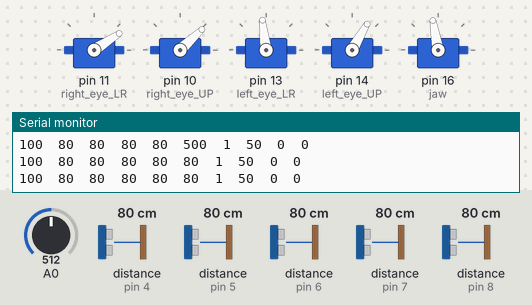
Recording of a sketch running on a simulated Arduino Leonardo, built with avr-gcc and run on an emulated ATmega32U4. Shown: 5 × servo, the last lines printed to the serial monitor. The inputs (shaded band) are chosen by the test bench; at power-on: distance to the obstacle (sensors on pin 4, pin 5, pin 8, pin 7, pin 6) 80 cm, A0 = 512. The echo pulse lasts 58.3 µs per cm; random numbers use the default seed unless the sketch sets one.

Above: at 1.17 s.
1.4 s: distance to the obstacle (sensor on pin 4) set to 86 cm
At 4.7 s:
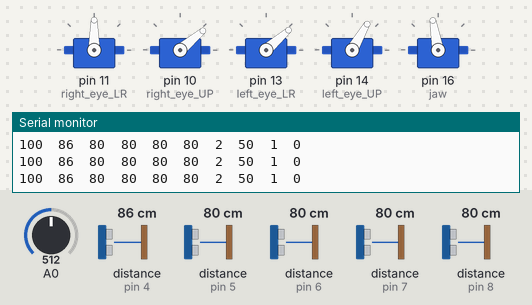
4.9 s: distance to the obstacle (sensor on pin 5) set to 86 cm
At 6.5 s:
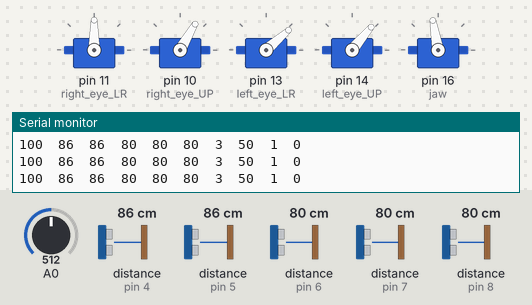
8.4 s: distance to the obstacle (sensor on pin 8) set to 77 cm
At 10.7 s:
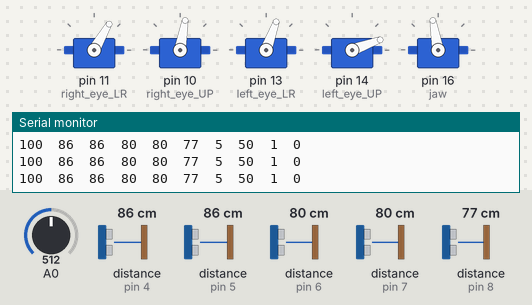
11.9 s: distance to the obstacle (sensor on pin 7) set to 2 cm
At 14.5 s:
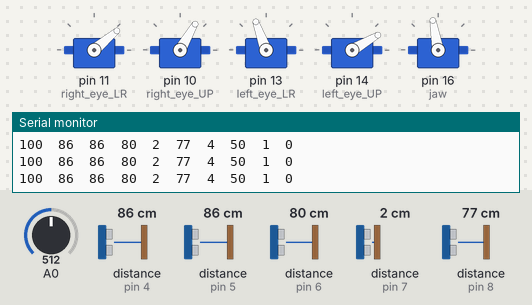
15.4 s: distance to the obstacle (sensor on pin 6) set to 2 cm
At 16.74 s:
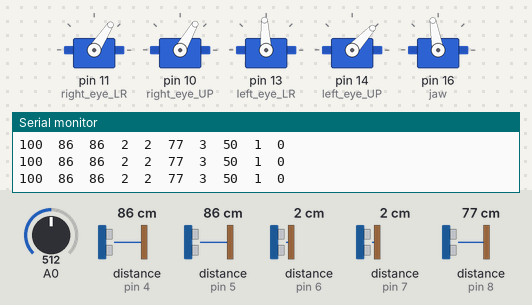
18.9 s: distance to the obstacle (sensor on pin 4) set to 2 cm
Timing chart, 0 to 41.1 s (numbered marks = the images above; inputs shaded):
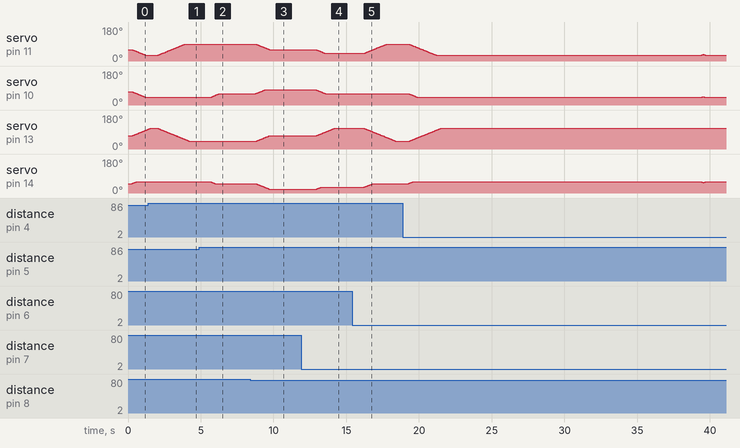

Measured:
- the behaviour switches between 80 and 81 cm on distance to the obstacle (sensor on pin 4) (found by bisection; images 0 and 1)
- the behaviour switches between 80 and 81 cm on distance to the obstacle (sensor on pin 5) (found by bisection; images 1 and 2)
- the behaviour switches between 80 and 79 cm on distance to the obstacle (sensor on pin 8) (found by bisection; images 2 and 3)
- after the input at 1.4 s, servo on pin 11 (right_eye_LR): moves from 30° to 90° over 1.9 s, starting after 0.63 s
- after the input at 4.9 s, servo on pin 10 (right_eye_UP): moves from 40° to 60° over 0.58 s, starting after 0.77 s; servo on pin 14 (left_eye_UP): moves from 60° to 50° over 0.30 s, starting after 0.77 s
- after the input at 8.4 s, servo on pin 11 (right_eye_LR): moves from 90° to 60° over 0.94 s, starting after 0.38 s; servo on pin 10 (right_eye_UP): moves from 60° to 80° over 0.62 s, starting after 0.38 s
- after the input at 11.9 s, servo on pin 11 (right_eye_LR): moves from 60° to 40° over 0.62 s, starting after 1.0 s; servo on pin 10 (right_eye_UP): moves from 80° to 60° over 0.62 s, starting after 1.0 s
- after the input at 15.4 s, servo on pin 11 (right_eye_LR): moves from 40° to 90° over 1.6 s, starting after 0.81 s; servo on pin 14 (left_eye_UP): moves from 30° to 50° over 0.62 s, starting after 0.81 s

The sketch:

gaia_sensor_withoutLID.ino
```cpp
//#include <Servo.h>
#include <VarSpeedServo.h>
// https://github.com/netlabtoolkit/VarSpeedServo

#include <NewPing.h>
// http://playground.arduino.cc/Code/NewPing
//Methods
//sonar.ping(); - Send a ping, returns the echo time in microseconds or 0 (zero) if no ping echo within set distance limit
//sonar.ping_in(); - Send a ping, returns the distance in inches or 0 (zero) if no ping echo within set distance limit
//sonar.ping_cm(); - Send a ping, returns the distance in centimeters or 0 (zero) if no ping echo within set distance limit
//sonar.ping_median(iterations); - Do multiple pings (default=5), discard out of range pings and return median in microseconds
//sonar.convert_in(echoTime); - Converts microseconds to distance in inches = (microseconds / 74 / 2)
//sonar.convert_cm(echoTime); - Converts microseconds to distance in centimeters = (microseconds / 29 / 2)
//sonar.ping_timer(function); - Send a ping and call function to test if ping is complete.
//sonar.check_timer(); - Check if ping has returned within the set distance limit.
//timer_us(frequency, function); - Call function every frequency microseconds.
//timer_ms(frequency, function); - Call function every frequency milliseconds.
//timer_stop(); - Stop the timer.

#include <MedianFilter.h>
// https://github.com/daPhoosa/MedianFilter
//Minimum window size is 3
//Maximum window size is 255
//Only accepts arduino data type INT
//Input Data: filterObject.in(newValue); (this will return the median value after the new sample has been processed)
//Read Current Value: filterObject.out(); (this allows for reading the current median value without submitting a new sample)

MedianFilter test(5, 0);

#define SONAR_NUM     5 // 초음파 센서 개수
#define MAX_DISTANCE 500 // 최대 거리 (대기 시간)

int THRESHOLD = 40; // 초음파 센서 인식 거리

unsigned int cm[SONAR_NUM];         // 초음파 센서 결과 값 (거리)
int POT;
int  detected_num = 0; // 현재 가장 가까이 인식된 초음파 센서 번호
int detected_num_old = 0;
int  detected_value = 100;
int detected_level = 0;

unsigned long prev_time = 0;
unsigned long prev_time2 = 0;
unsigned long prev_time3 = 0;
unsigned long prev_time4 = 0;
unsigned long current_time = 0;

NewPing sonar1(4, 4, MAX_DISTANCE); // 초음파 센서 오른쪽 아래
NewPing sonar2(5, 5, MAX_DISTANCE); // 초음파 센서 왼쪽 아래
NewPing sonar3(6, 6, MAX_DISTANCE); // 초음파 센서 왼쪽 위
NewPing sonar4(7, 7, MAX_DISTANCE); // 초음파 센서 오른쪽 위
NewPing sonar5(8, 8, MAX_DISTANCE); // 초음파 센서 가운데 위

VarSpeedServo  right_eye_LID, right_eye_LR, right_eye_UP;
VarSpeedServo  left_eye_LID, left_eye_LR, left_eye_UP, jaw;

int val;

float target_R_LR, target_R_UP, target_L_LR, target_L_UP;
float current_R_LR, current_R_UP, current_L_LR, current_L_UP;
float step_R_LR, step_R_UP, step_L_LR, step_L_UP;
int stepped = 0;
int relax  = 0;

// 센서 위치 1(오른쪽/아래) 2(왼쪽/아래) 3(왼쪽/옆) 4(오른쪽/옆) 5(중간/위쪽)
// target_R_LR,
// target_R_UP,
// target_L_LR,
// target_L_UP

//int pos[20] = {
//  30, 90, 90, 40, 60,
//  25, 25, 60, 60, 80,
//  110, 40, 40, 110, 70,
//  70, 80, 50, 30, 20
//};

int pos[20] = {
  30, 90, 90, 40, 60,
  40, 40, 60, 60, 80,
  110, 40, 40, 110, 70,
  60, 60, 50, 30, 20
};


void setup() {
  Serial.begin(9600);
  Serial1.begin(9600); // arduino mega p19 (RX) p18 (TX) for Bluetooth

  prev_time = millis();
  prev_time2 = millis();
  prev_time3 = millis();
  prev_time4 = millis();

 // right_eye_LID.attach(9);  // 오.눈꺼풀 열기 25 감기 57
  right_eye_LR.attach(11);  // 오.눈알 오 40 가운데 60 왼 90
  right_eye_UP.attach(10);  // 오.눈알 위 100 가운데 60 아래 25
//  left_eye_LID.attach(12);  // 왼.눈꺼풀 열기 115 감기 75
  left_eye_LR.attach(13);  // 왼.눈알 오 40 가운데 70 왼 100
  left_eye_UP.attach(14);  // 왼.눈알 위 20 가운데 50 아래 80
  jaw.attach(16);  // 턱 닫기 90 열기 120

//  right_eye_LID.write(27);
//  left_eye_LID.write(115);

  right_eye_LR.write(60);
  right_eye_UP.write(70);
  left_eye_LR.write(70);
  left_eye_UP.write(50);
  jaw.write(100);

  stepped = 0;
  delay(100);
  //  right_eye_LR.detach();
  //  right_eye_UP.detach();
  //  left_eye_LR.detach();
  //  left_eye_UP.detach();
}

void loop() {
  test.in(map(analogRead(0), 0, 1023, 0, 200));
  THRESHOLD = test.out();

  for (int i = 0; i < SONAR_NUM; i++) {
    // 초음파 센서 읽기
    //    if (i == 0)
    //      cm[0] = sonar1.ping_cm();
    //    else if (i == 1)
    //      cm[1] = sonar2.ping_cm();
    //    else if (i == 2)
    //      cm[2] = sonar3.ping_cm();
    //    else if (i == 3)
    //      cm[3] = sonar4.ping_cm();
    //    else if (i == 4)
    //      cm[4] = sonar5.ping_cm();

#define ITERATION 5
    if (i == 0)
      cm[0] = sonar1.ping_median(ITERATION) / 58;
    else if (i == 1)
      cm[1] = sonar2.ping_median(ITERATION) / 58;
    else if (i == 2)
      cm[2] = sonar3.ping_median(ITERATION) / 58;
    else if (i == 3)
      cm[3] = sonar4.ping_median(ITERATION) / 58;
    else if (i == 4)
      cm[4] = sonar5.ping_median(ITERATION) / 58;

    delay(50);

    // 인식 거리 내에 물체가 들어오면 목표 위치 설정
    detected_value = THRESHOLD;

    for (int j = 0; j < SONAR_NUM; j++) {
      if (cm[j] == 0) {
        cm[j] = MAX_DISTANCE;
      }
      if (cm[j] < detected_value) {
        detected_value = cm[j];
        detected_num = j + 1;
      }
    }

   if (relax == 0) { // 눈 뜨기
    /*  right_eye_LID.write(27);
      left_eye_LID.write(115);
      delay(50);*/

      // 새로운 목표 위치일 경우 눈 좌우상하 설정
      if (detected_num != detected_num_old && detected_num > 0 ) {

        right_eye_LR.attach(11);
        right_eye_UP.attach(10);
        left_eye_LR.attach(13);
        left_eye_UP.attach(14);

        // 눈알 목표 지점으로 움직이기
        int speed = 20;
        left_eye_LR.write(pos[10 + detected_num - 1], speed, false);
        left_eye_UP.write(pos[15 + detected_num - 1], speed, false);
        right_eye_LR.write(pos[detected_num - 1], speed, false);
        right_eye_UP.write(pos[5 + detected_num - 1], speed, false);

        stepped = 50;
        detected_num_old = detected_num;
        prev_time4 = current_time;

      } else if (detected_num == detected_num_old && current_time > prev_time4 + 20000) {

        // 센서 인식 없이 5초 지나면 새 목표 설정
        while (detected_num == detected_num_old)
          detected_num = random(1, 5);

        right_eye_LR.attach(11);
        right_eye_UP.attach(10);
        left_eye_LR.attach(13);
        left_eye_UP.attach(14);

        // 눈알 목표 지점으로 움직이기
        int speed = 20;
        left_eye_LR.write(pos[10 + detected_num - 1], speed, false);
        left_eye_UP.write(pos[15 + detected_num - 1], speed, false);
        right_eye_LR.write(pos[detected_num - 1], speed, false);
        right_eye_UP.write(pos[5 + detected_num - 1], speed, false);

        stepped = 50;
        detected_num_old = detected_num;
        prev_time4 = current_time;

      }
/*
      // 랜덤으로 눈 깜빡이기
      if (current_time > prev_time3 + 6000 && random(30) < 1) {
        right_eye_LID.write(57);
        left_eye_LID.write(75);
        delay(100);
        right_eye_LID.write(27);
        left_eye_LID.write(115);
        prev_time3 = current_time;
      }*/
    }

    // 눈알 다 움직이면 끄기
    if (left_eye_LR.read() == pos[10 + detected_num - 1])
      left_eye_LR.detach();
    if (left_eye_UP.read() == pos[15 + detected_num - 1])
      left_eye_UP.detach();
    if (right_eye_LR.read() == pos[detected_num - 1])
      right_eye_LR.detach();
    if (right_eye_UP.read() == pos[5 + detected_num - 1])
      right_eye_UP.detach();


    // 시리얼로 센서값 및 목표 위치 전송
    Serial.print(THRESHOLD);
    Serial.print("\t");

    for (int j = 0; j < SONAR_NUM; j++) {
      Serial.print(cm[j]);
      Serial.print("\t");
    }
    Serial.print(detected_num);
    Serial.print("\t");
    Serial.print(stepped);
    Serial.print("\t");
    Serial.print(detected_level);
    Serial.print("\t");
    Serial.print(relax);
    Serial.println();


    // 현재 시간 측정하기
    current_time = millis();

    // 1초 단위로 블루투스로 센서 값 및 목표 위치 보내기
    if (current_time - prev_time > 1000) {

      detected_level = 0;

      for (int i = 0; i < SONAR_NUM; i++) {
        Serial1.print(cm[i]);
        Serial1.print(",");
        if (cm[i] < THRESHOLD)
          detected_level = 1;
      }
      Serial1.print(detected_num);
      Serial1.print(",");
      Serial1.print(detected_level);
      Serial1.println();

      prev_time = current_time;

      // 센서 인식 없이 100초가 지난 경우, 눈감고 모터 끄기
      if ((current_time - prev_time2 > 100000) && (detected_level == 0)) {
        relax = 1;

        int speed = 20;
    /*    right_eye_LID.write(53, speed, false);
        left_eye_LID.write(78, speed, false);
        delay(100); */
        right_eye_LR.detach();
        right_eye_UP.detach();
        left_eye_LR.detach();
        left_eye_UP.detach();

      } else if (detected_level == 1) {
        relax = 0;
        prev_time2 = current_time;
      }
    }

  }
}
```
